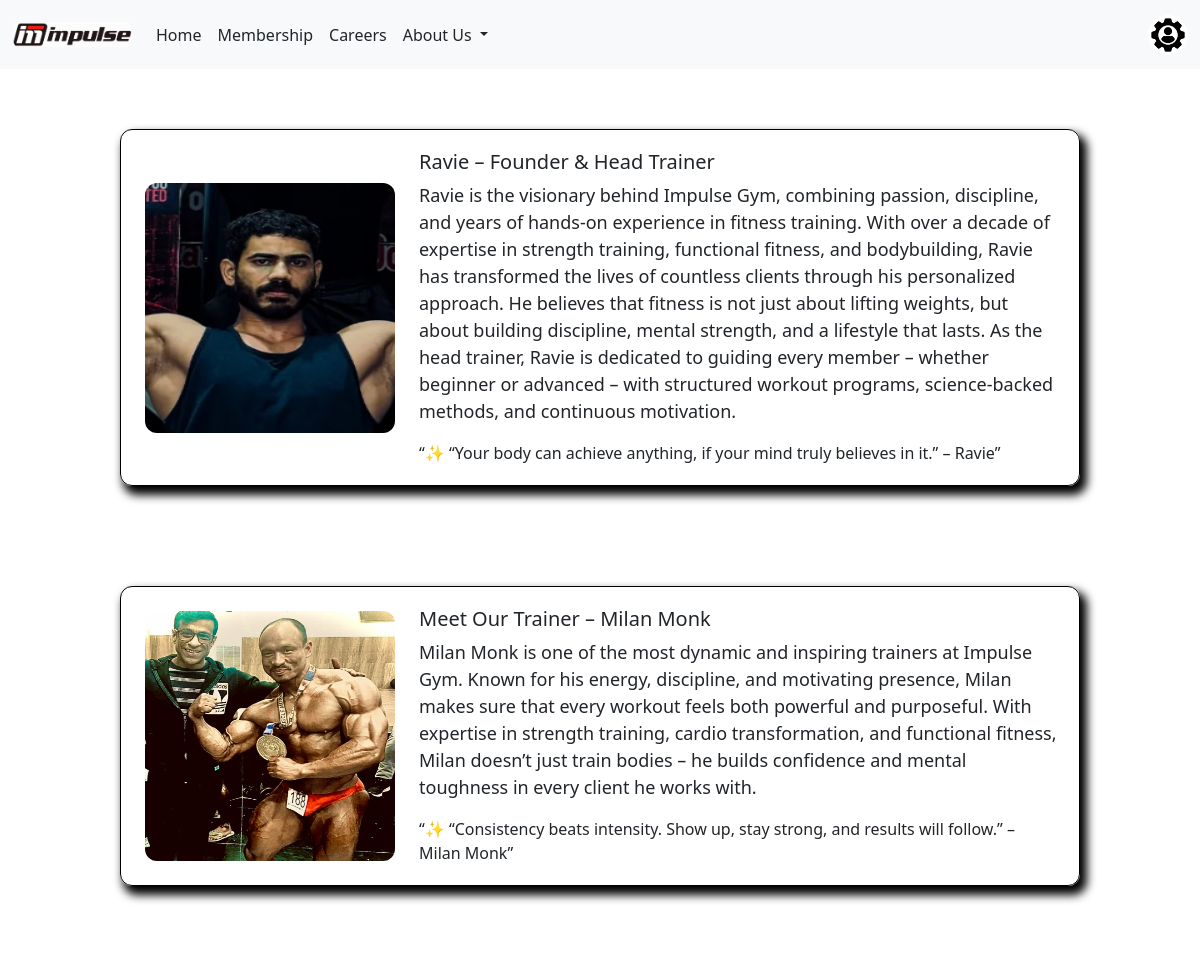
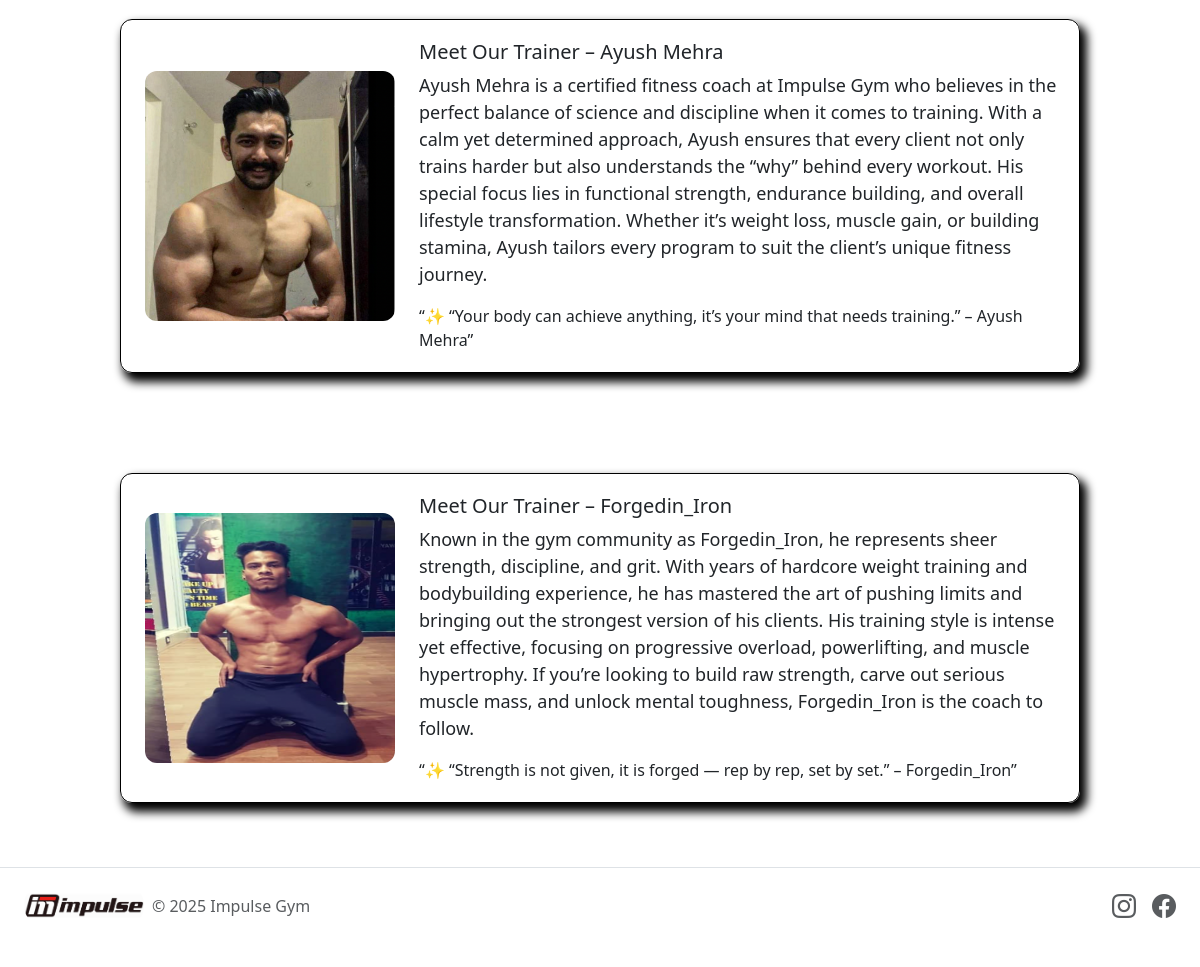
Page /trainerCard on the committed database (2 pictures, top to bottom).
### tables this page shows
CREATE TABLE Trainer_info (
	trainer_no INTEGER PRIMARY KEY AUTOINCREMENT,
	trainer_Info TEXT
, trainer_name TEXT, trainer_img TEXT, qoute TEXT);

### app.py (the view)
@app.route("/trainerCard")
def trainer_card():
    load = load_all_trainers()
    return render_template("trainerInfo.html", info=load)

### database.py (called while the page is built)
def load_all_trainers():
    with engine.connect() as conn:
        result = conn.execute(text("SELECT * FROM Trainer_info"))
        trainer = []
        for row in result.all():
            trainer.append(row._asdict())
        return trainer

### templates/trainerInfo.html (shortened to what this page needs)
<!DOCTYPE html>
<html lang="en">
<head>
</head>
<body>
    {% include 'nav.html' %}
    <div class="trainerInfo">
        <div class="cardTrainer">
        {% for infos in info %}
        {% include 'trainerCard.html' %}
        {% endfor %}
        </div>
    </div>
    {% include 'footer.html' %}
</body>
</html>

### templates/trainerCard.html (shortened to what this page needs)
<body>
    <div class="superContainer">
        <div class="container">
            <div class="trainerimg">
                <img src="{{ url_for('static', filename=infos.trainer_img) }}" alt="trainer image" class="trainer_img">
            </div>
            <div class="info">
                <h3 style="font-size: 20px;">{{infos['trainer_name']}}</h3>
                <p>{{infos['trainer_Info']}}</p>
                <q>{{infos['qoute']}}</q>
            </div>
        </div>
    </div>
</body>

### templates/trainerCard.html (style rules this page uses)
.superContainer { margin-top: 60px; padding-bottom: 40px; }
.container { width: 80%; margin: auto; display: flex; align-items: center; justify-content: center; border: 1px solid black; box-shadow: 5px 7px 10px 2px #000000; padding: 20px; border-radius: 12px; }
.container .trainer_img { flex: 1; width: 250px; height: 250px; border-radius: 12px; flex: 1; object-fit: top; }
.trainerimg { padding: 4px; }
.info { flex: 2; padding-left: 20px; }
.info p { font-size: 18px; }

### rows in the picture
Trainer_info: trainer_img (picture), trainer_name "Ravie – Founder & Head Trainer", trainer_Info "Ravie is the visionary behind Impulse Gym, combining passion, discipline, and years of hands-on experience in fitness training. With over a decade of expertise in strength training, functional fitness, and bodybuilding, Ravie has transformed the lives of countless clients through his personalized approach. He believes that fitness is not just about lifting weights, but about building discipline, mental strength, and a lifestyle that lasts. As the head trainer, Ravie is dedicated to guiding every member – whether beginner or advanced – with structured workout programs, science-backed methods, and continuous motivation.", qoute "✨ “Your body can achieve anything, if your mind truly believes in it.” – Ravie"
Trainer_info: trainer_img (picture), trainer_name "Meet Our Trainer – Milan Monk", trainer_Info "Milan Monk is one of the most dynamic and inspiring trainers at Impulse Gym. Known for his energy, discipline, and motivating presence, Milan makes sure that every workout feels both powerful and purposeful. With expertise in strength training, cardio transformation, and functional fitness, Milan doesn’t just train bodies – he builds confidence and mental toughness in every client he works with.", qoute "✨ “Consistency beats intensity. Show up, stay strong, and results will follow.” – Milan Monk"
Trainer_info: trainer_img (picture), trainer_name "Meet Our Trainer – Ayush Mehra", trainer_Info "Ayush Mehra is a certified fitness coach at Impulse Gym who believes in the perfect balance of science and discipline when it comes to training. With a calm yet determined approach, Ayush ensures that every client not only trains harder but also understands the “why” behind every workout. His special focus lies in functional strength, endurance building, and overall lifestyle transformation. Whether it’s weight loss, muscle gain, or building stamina, Ayush tailors every program to suit the client’s unique fitness journey.", qoute "✨ “Your body can achieve anything, it’s your mind that needs training.” – Ayush Mehra"
Trainer_info: trainer_img (picture), trainer_name "Meet Our Trainer – Forgedin_Iron", trainer_Info "Known in the gym community as Forgedin_Iron, he represents sheer strength, discipline, and grit. With years of hardcore weight training and bodybuilding experience, he has mastered the art of pushing limits and bringing out the strongest version of his clients. His training style is intense yet effective, focusing on progressive overload, powerlifting, and muscle hypertrophy. If you’re looking to build raw strength, carve out serious muscle mass, and unlock mental toughness, Forgedin_Iron is the coach to follow.", qoute "✨ “Strength is not given, it is forged — rep by rep, set by set.” – Forgedin_Iron"
